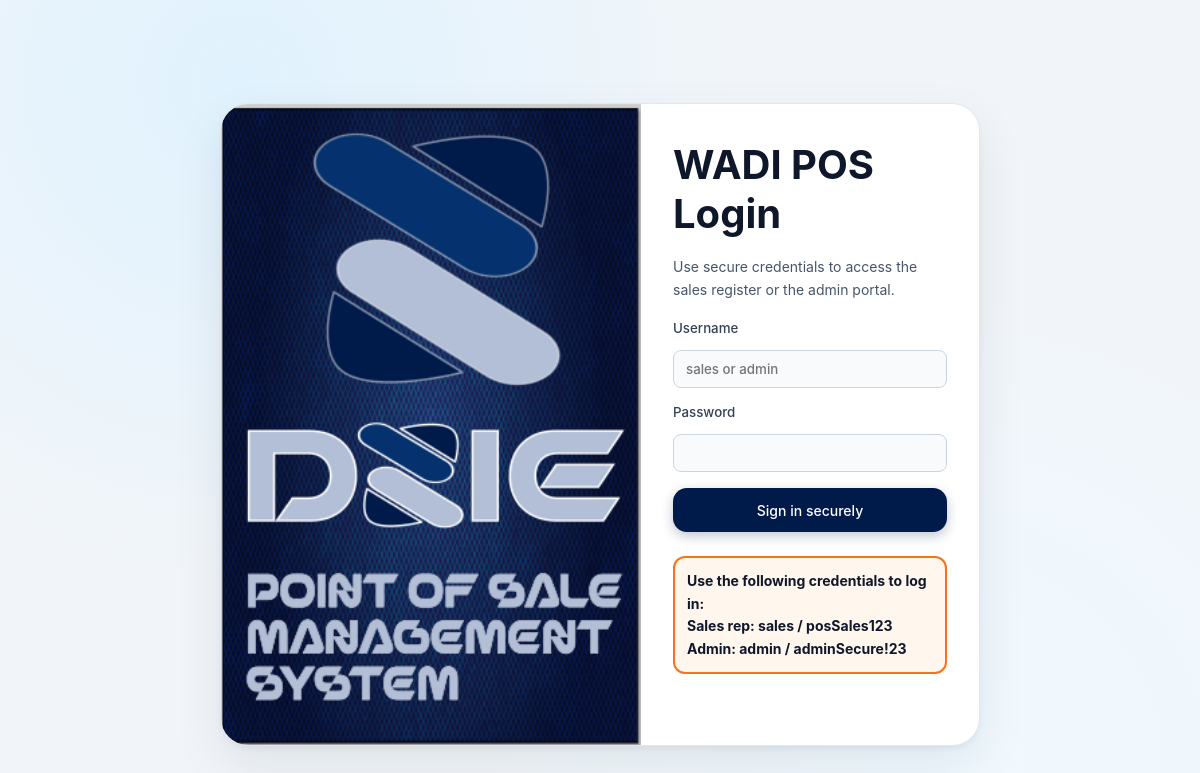
Page /login.php on the earlier database version.
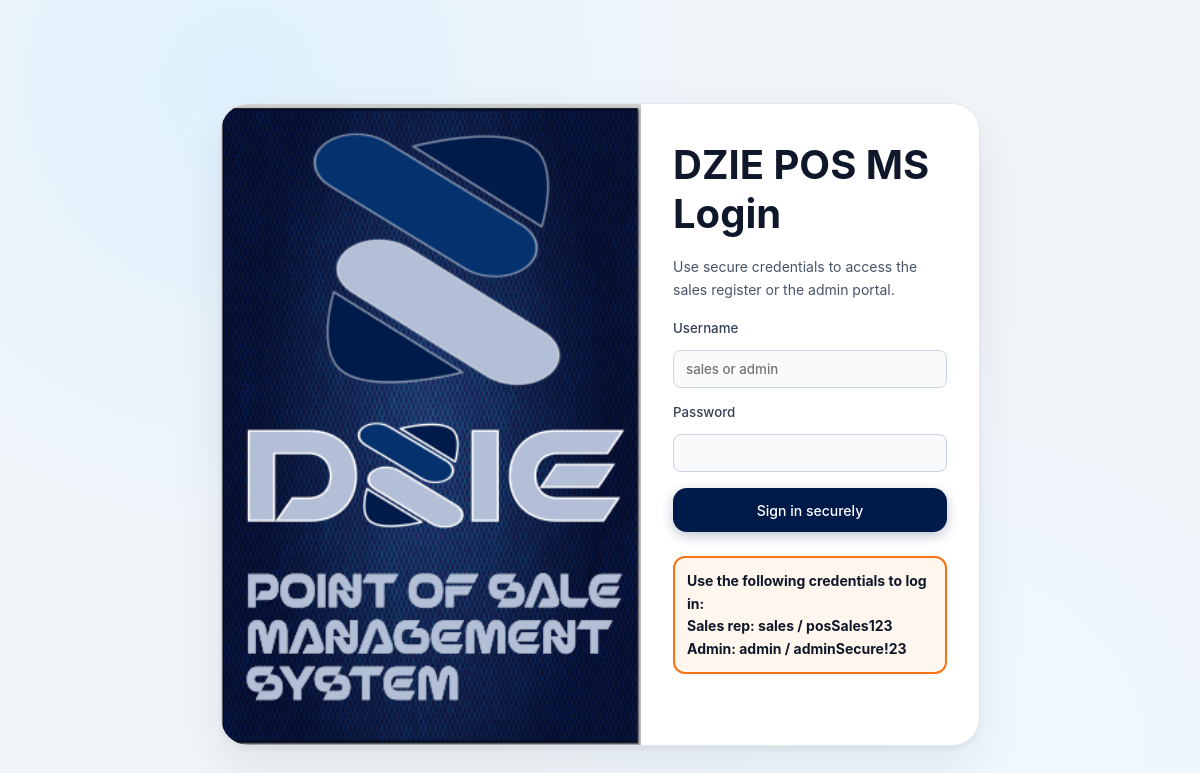
Same page on the later database version.
### tables this page shows
CREATE TABLE settings (
            key TEXT PRIMARY KEY,
            value TEXT NOT NULL
        );

### inc/functions.php (called while the page is built, shortened)
<?php
function get_db_path(): string {
    $dir = __DIR__ . '/../data';
    return $dir . '/pos.db';
}
function get_database(): PDO {
    static $pdo = null;
    if ($pdo !== null) {
        return $pdo;
    }
    $path = get_db_path();
    $pdo = new PDO('sqlite:' . $path);
    $pdo->setAttribute(PDO::ATTR_ERRMODE, PDO::ERRMODE_EXCEPTION);
    return $pdo;
}
function get_pos_name(): string {
    $stmt = get_database()->prepare('SELECT value FROM settings WHERE key = ?');
    $stmt->execute(['pos_name']);
    $result = $stmt->fetch(PDO::FETCH_ASSOC);
    return $result ? $result['value'] : 'WADI POS';
}

### login.php (the view, shortened to what this page needs)
<?php
require_once __DIR__ . '/inc/functions.php';
$error = '';
$posName = get_pos_name();
?>
<!DOCTYPE html>
<html lang="en">
<head>
  <link rel="stylesheet" href="styles.css" />
</head>
<body>
  <section class="login-screen">
    <div class="login-card">
      <img class="brand-image" src="images/pos-hero.svg" alt="POS branding" />
      <div class="login-content">
        <h1><?php echo htmlspecialchars($posName); ?> Login</h1>
        <p class="login-description">
          Use secure credentials to access the sales register or the admin portal.
        </p>
        <form id="login-form" class="login-form" method="post" action="login.php">
          <label class="input-group">
            Username
            <input id="username" name="username" autocomplete="off" type="text" placeholder="sales or admin" required />
          </label>
          <label class="input-group">
            Password
            <input id="password" name="password" autocomplete="new-password" type="password" required />
          </label>
          <button id="login-button" class="primary" type="submit">Sign in securely</button>
          <p class="login-hint">
            Use the following credentials to log in:<br />
            Sales rep: <strong>sales / posSales123</strong><br />
            Admin: <strong>admin / adminSecure!23</strong>
          </p>
          <p class="error-text" aria-live="polite"><?php echo htmlspecialchars($error); ?></p>
        </form>
      </div>
    </div>
  </section>
</body>
</html>

### styles.css (style rules this page uses)
:root { color-scheme: light; font-family: Inter, system-ui, -apple-system, BlinkMacSystemFont, "Segoe UI", sans-serif; background: #f8fafc; color: #0f172a; font-size: 14px; }
* { box-sizing: border-box; }
html, body { margin: 0; min-height: 100%; -webkit-text-size-adjust: 100%; text-size-adjust: 100%; }
body { padding: 24px; padding-left: max(24px, env(safe-area-inset-left)); padding-right: max(24px, env(safe-area-inset-right)); padding-top: max(24px, env(safe-area-inset-top)); background: #f1f5f9; background-image: radial-gradient(circle at 20% 10%, #e0f2fe 0%, transparent 40%), radial-gradient(circle at 80% 90%, #f0f9ff 0%, transparent 40%); -webkit-font-smoothing: antialiased; -moz-osx-font-smoothing: grayscale; }
button, input, textarea { font: inherit; -webkit-appearance: none; -moz-appearance: none; appearance: none; }
img { max-width: 100%; height: auto; -webkit-object-fit: cover; object-fit: cover; }
button { -webkit-tap-highlight-color: transparent; }
.login-screen, .app-shell { max-width: 1160px; margin: 0 auto; }
.login-screen { min-height: 100vh; display: grid; align-items: center; justify-items: center; padding: 24px; }
@media (hover: none) { button { min-height: 44px; min-width: 44px; } }
.login-card { width: 100%; max-width: 760px; display: grid; grid-template-columns: 420px 1fr; gap: 0; background: #ffffff; border: 1px solid #e2e8f0; border-radius: 28px; box-shadow: 0 4px 6px -1px rgba(0, 0, 0, 0.05), 0 20px 50px rgba(15, 23, 42, 0.08); overflow: hidden; }
.brand-image { width: 100%; height: auto; display: block; }
.login-content { padding: 36px 32px; display: grid; gap: 18px; }
.login-content > h1 { margin: 0; font-size: 40px; color: #0f172a; }
.login-description, .login-hint, .error-text { margin: 0; line-height: 1.6; }
.login-description { color: #475569; }
.login-hint { color: #0f172a; font-size: 14px; font-weight: 700; background: #fff7ed; border: 2px solid #f97316; border-radius: 12px; padding: 12px; margin-top: 8px; }
.error-text { color: #dc2626; font-weight: 600; min-height: 1.3rem; }
.login-form { display: grid; gap: 16px; }
.input-group { display: grid; gap: 8px; font-size: 0.95rem; color: #334155; font-weight: 500; }
.input-group input, .input-group select { width: 100%; border: 1px solid #cbd5e1; border-radius: 14px; padding: 14px 16px; background: #f8fafc; transition: border-color 0.2s, box-shadow 0.2s; margin-top: 8px; color: #0f172a; }
button { border: none; border-radius: 14px; cursor: pointer; padding: 12px 18px; font-weight: 500; -webkit-transition: -webkit-transform 180ms ease, box-shadow 180ms ease, background-color 180ms ease; transition: transform 180ms ease, box-shadow 180ms ease, background-color 180ms ease; }
button.primary { background: #001a4a; color: white; box-shadow: 0 4px 12px rgba(0, 26, 74, 0.25); }
.input-group { display: flex; flex-direction: column; gap: 6px; }
.input-group input { padding: 10px 12px; border: 1px solid #cbd5e1; border-radius: 8px; background: #f8fafc; transition: border-color 0.2s, box-shadow 0.2s; font-size: 0.95rem; color: #0f172a; }

Differences in the rows shown:
added settings: value "DZIE POS MS"
Other differences:
$posName: "WADI POS" → (not shown)
